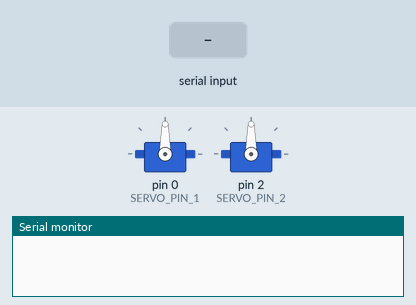
Recording of a sketch running on a simulated Arduino Uno, built with avr-gcc and run on an emulated ATmega328P. Parts: 2 × servo, the last lines printed to the serial monitor. The test bench sets the inputs (shaded band).

Above: at 1.2 s.
1.3 s: "90,45\n" received over Serial
At 2.1 s:
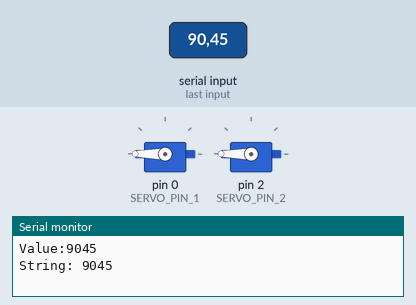
2.8 s: "5\n" received over Serial
At 3.1 s:
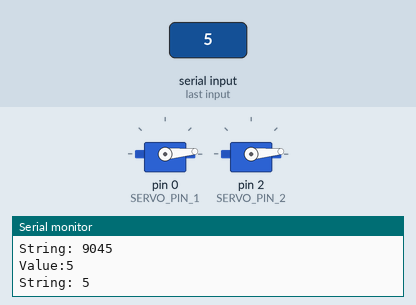
4.3 s: "30,150\n" received over Serial
At 5.5 s:
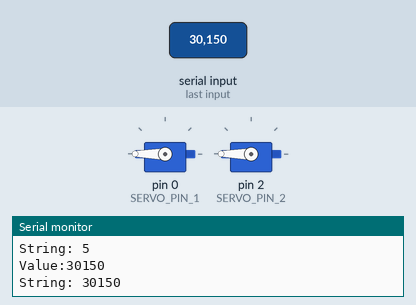
5.8 s: "90\n" received over Serial
At 6.6 s:
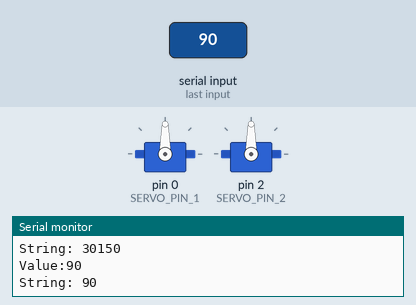
Timing chart, 0 to 8.3 s (numbered marks = the images above; inputs shaded):
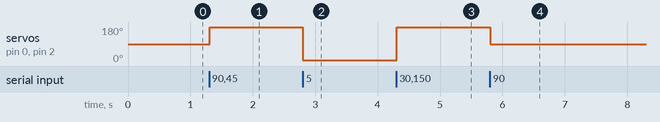

The sketch:

demo_Servo_cmd_control.ino
```cpp
#include <Servo.h>
Servo myservo;  // create servo object to control a servo
Servo myservo2; // create servo object to control a servo
int pos = 0;    // variable to read the value from the analog pin
String inString = "";
int old_1 = 0;
int old_2 = 0;

// 舵机引脚
#define SERVO_PIN_1 0
#define SERVO_PIN_2 2

void setup()
{
  Serial.begin(9600);
  myservo.attach(SERVO_PIN_1);  // attaches the servo on pin 9 to the servo object
  myservo2.attach(SERVO_PIN_2); // attaches the servo on pin 9 to the servo object
  pos = 0;
  old_1 = 0;
}

void loop()
{
  pos = 0;
  old_1 = 0;
  //
  //myservo2.write(180);
  //delay(999999);

  // Read serial input:
  while (Serial.available() > 0)
  {
    int inChar = Serial.read();
    if (isDigit(inChar))
    {
      // convert the incoming byte to a char and add it to the string:
      inString += (char)inChar;
    }
    // if you get a newline, print the string, then the string's value:
    if (inChar == '\n')
    {
      Serial.print("Value:");
      old_1 = inString.toInt();
      Serial.println(old_1);
      Serial.print("String: ");
      Serial.println(inString);
      // clear the string for new input:
      inString = "";
      myservo.write(old_1);
      myservo2.write(old_1);
      delay(1000);
      // for (pos = 0; pos < old_1; pos += 1)
      // {
      //   myservo.write(pos);
      //   myservo2.write(pos);
      //   Serial.println(pos);
      //   delay(5);
      // }
      // for (pos = old_1; pos >= 0; pos -= 1)
      // {
      //   myservo.write(pos);
      //   myservo2.write(pos);
      //   Serial.println(pos);
      //   delay(5);
      // }
    }
  }

  // for (pos = 0; pos < 180; pos += 1)
  // {
  //   myservo.write(pos);
  //   myservo2.write(pos);
  //   delay(15);
  // }
  // for (pos = 180; pos >= 1; pos -= 1)
  // {
  //   myservo.write(pos);
  //   myservo2.write(pos);
  //   delay(15);
  // }
}
```

Measured:
- after the input at 1.3 s, servo on pin 0 (SERVO_PIN_1), servo on pin 2 (SERVO_PIN_2): 90° → 180° at once
- after the input at 2.8 s, servo on pin 0 (SERVO_PIN_1), servo on pin 2 (SERVO_PIN_2): 180° → 5° at once
- after the input at 4.3 s, servo on pin 0 (SERVO_PIN_1), servo on pin 2 (SERVO_PIN_2): 5° → 180° at once
- after the input at 5.8 s, servo on pin 0 (SERVO_PIN_1), servo on pin 2 (SERVO_PIN_2): 180° → 90° at once
